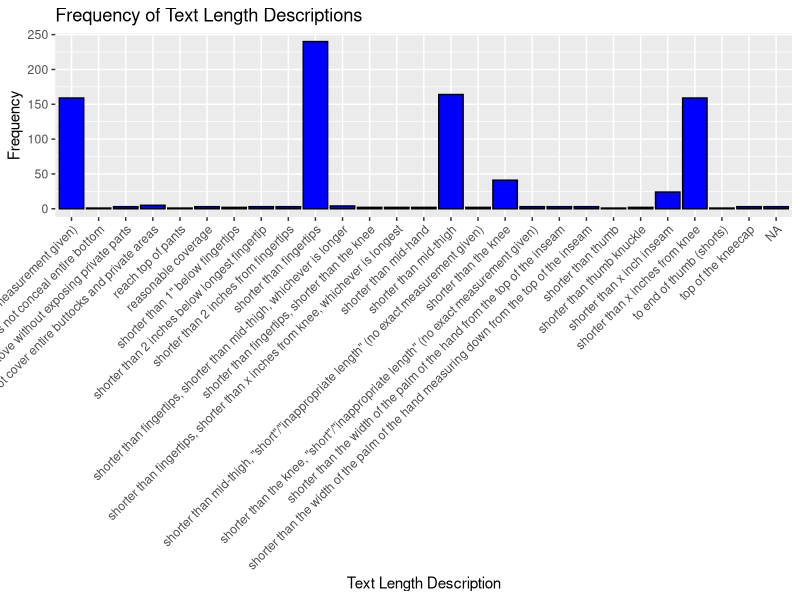
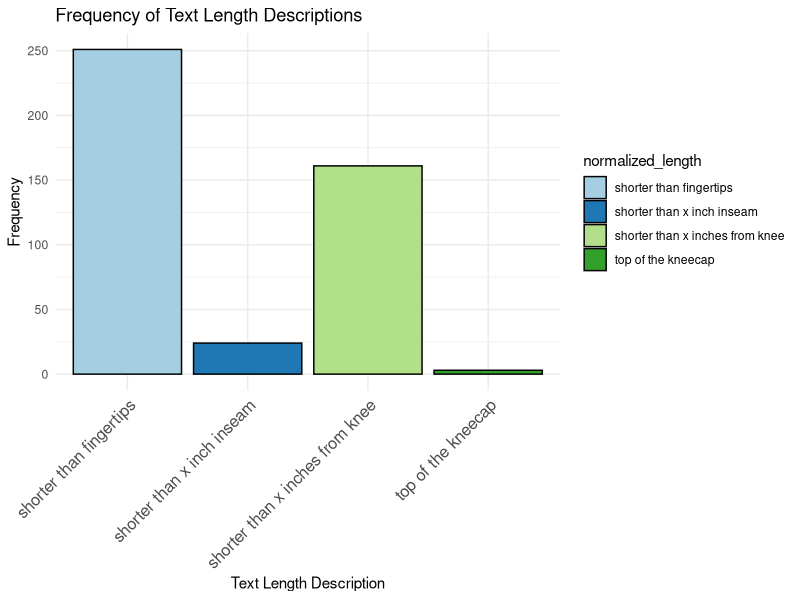

The R source for these figures, in order:
## ---- chunk 1
library(tidyverse)
library(lubridate)
library(ggplot2)

length_restrictions <- read_csv("length_restrictions.csv")
## ---- chunk 2
length_restrictions |>
  mutate(TextLength = str_length(length))

ggplot(length_restrictions, aes(x = length)) +
  geom_bar(fill = "blue", color = "black") +
  labs(title = "Frequency of Text Length Descriptions", x = "Text Length Description", y = "Frequency") +
  theme(axis.text.x = element_text(angle = 45, hjust = 1))
## ---- chunk 3
length_restrictions <- length_restrictions %>%
  mutate(
    normalized_length = case_when(
      str_detect(length, "inches from knee") ~ "shorter than x inches from knee",
      str_detect(length, "inch inseam") ~ "shorter than x inch inseam",
      str_detect(length, "fingertips") ~ "shorter than fingertips",
      str_detect(length, "kneecap") ~ "top of the kneecap",
      str_detect(length, "prohibited") ~ "prohibited",
      TRUE ~ "Other"  # Catch-all for any descriptions not matched
    )
  ) %>%
  filter(normalized_length != "Other")  # Exclude "Other" from the dataset

# Summarize the data
length_summary <- length_restrictions %>%
  count(normalized_length, sort = TRUE)  # Count occurrences and sort by frequency

# Plotting the summarized data
ggplot(length_summary, aes(x = normalized_length, y = n, fill = normalized_length)) +
  geom_bar(stat = "identity", color = "black") +
  labs(title = "Frequency of Text Length Descriptions", x = "Text Length Description", y = "Frequency") +
  theme_minimal() +
  theme(axis.text.x = element_text(angle = 45, hjust = 1, size = 12)) +
  scale_fill_brewer(palette = "Paired")  # Enhancing visual appeal with a color palette

